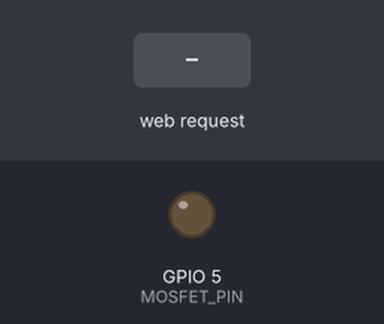
Recording of a sketch running on a simulated ESP32. Shown: output pins drawn as LEDs (lit = HIGH). Inputs (shaded band) come from the test bench. WiFi joins after 1.5 s; servers stay silent unless stated.

Above: at 2.7 s.
2.8 s: HTTP request GET /on received
At 4.0 s:
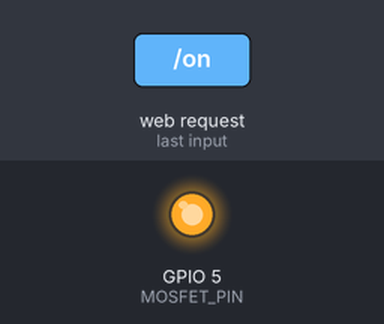
4.3 s: HTTP request GET /off received
At 5.2 s:
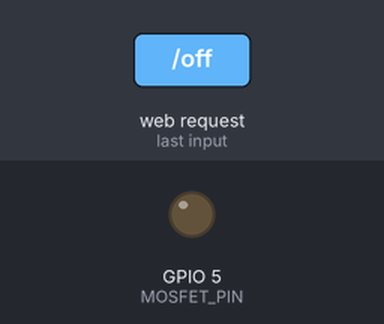
Timing chart, 0 to 7.3 s (numbered marks = the images above; inputs shaded):
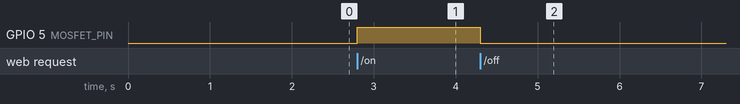

The sketch:

art_infrarroja.ino
```cpp
#include <WiFi.h>
#include <WiFiClient.h>
#include <WebServer.h>

#define MOSFET_PIN 5

const char *ssid = "TFGYunGarcia";
const char *password = "161747ICHAG";

IPAddress staticIP(192, 168, 1, 3);
IPAddress gateway(192, 168, 1, 1);
IPAddress subnet(255, 255, 255, 0);

WebServer server(80);

void handleOnRequest() {
  digitalWrite(MOSFET_PIN, HIGH);
  server.send(200, "text/plain", "OK ON");
}

void handleOffRequest() {
  digitalWrite(MOSFET_PIN, LOW);
  server.send(200, "text/plain", "OK OFF");
}

void setup() {
  pinMode(MOSFET_PIN, OUTPUT);
  digitalWrite(MOSFET_PIN, LOW);

  WiFi.config(staticIP, gateway, subnet);
  WiFi.begin(ssid, password);
  while (WiFi.status() != WL_CONNECTED) {
    delay(500);
  }

  server.on("/on", HTTP_GET, handleOnRequest);
  server.on("/off", HTTP_GET, handleOffRequest);
  server.begin();
}

void loop() {
  server.handleClient();
}
```

Measured:
- after the input at 2.8 s, GPIO 5 (MOSFET_PIN): LOW → HIGH at once
- after the input at 4.3 s, GPIO 5 (MOSFET_PIN): HIGH → LOW at once
